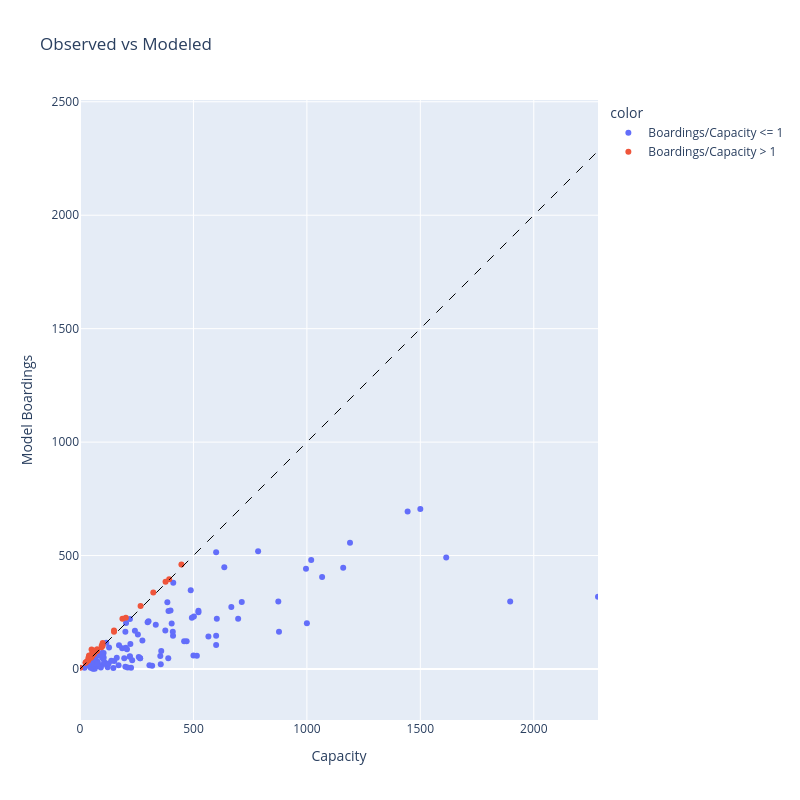

Notebook code cell kept with this figure:
### Code cell
df_with_stations['color'] = np.where(df_with_stations['Boardings/Capacity'] > 1, 'Boardings/Capacity > 1', 'Boardings/Capacity <= 1')

max_val = max(
    df_with_stations['Capacity'].replace([np.inf, -np.inf], np.nan).dropna().max(),
    df_with_stations['Model Boardings'].replace([np.inf, -np.inf], np.nan).dropna().max(),
    1,
)



fig = px.scatter(
    df_with_stations,
    x='Capacity',
    y='Model Boardings',
    title='Observed vs Modeled',
    hover_data={'name': True, 'Model Boardings': True, 'Capacity': True, 'Boardings/Capacity': ':.2f'},
    color='color',
)

fig.add_shape(
    type='line',
    x0=0,
    y0=0,
    x1=max_val,
    y1=max_val,
    line=dict(color='black', width=1, dash='dash'),
)

fig.update_layout(
    height=800,
    width=800,
    xaxis=dict(range=[0, max_val], scaleanchor='y', scaleratio=1),
    yaxis=dict(range=[0, max_val], scaleanchor='x', scaleratio=1),
)
fig.show()

### Figure 1 — Plotly figure (JSON) as saved in the notebook; plotly's stock layout.template omitted (floating-point values rounded to 4 significant figures; data arrays with more than 128 entries replaced by an {"elided": "..."} marker saying what was removed)
{"data": [{"customdata": {"elided": "112x2 mixed values"}, "hovertemplate": "color=Boardings/Capacity <= 1<br>Capacity=%{x}<br>Model Boardings=%{y}<br>name=%{customdata[0]}<br>Boardings/Capacity=%{customdata[1]:.2f}<extra></extra>", "legendgroup": "Boardings/Capacity <= 1", "marker": {"color": "#636efa", "symbol": "circle"}, "mode": "markers", "name": "Boardings/Capacity <= 1", "orientation": "v", "showlegend": true, "type": "scatter", "x": [390, 2283, 220, 1067, 302, 63, 996, 636, 600, 104, 522, 600, 107, 697, 306, 49, 20, 493, 75, 78, 44, 195, 200, 79, 515, 877, 358, 404, 713, 488, 122, 385, 128, 200, 30, 275, 1500, 186, 1614, 80, 785, 203, 470, 55, 334, 502, 242, 376, 603, 220, 459, 411, 1444, 500, 399, 48, 230, 874, 259, 255, 1896, 410, 667, 104, 202, 57, 62, 147, 103, 1190, 105, 318, 151, 80, 138, 96, 73, 65, 522, 68, 126, 116, 172, 389, 409, 298, 225, 265, 92, 1019, 356, 600, 354, 33, 1000, 207, 57, 210, 47, 566, 219, 222, 74, 74, 265, 170, 97, 75, 52, 49, 1160, 162], "xaxis": "x", "y": [256, 318, 56, 406, 211, 34, 442, 448, 147, 52, 257, 106, 31, 221, 16, 22, 5, 226, 13, 32, 28, 47, 10, 24, 58, 164, 79, 200, 295, 347, 8, 294, 95, 164, 15, 126, 705, 92, 491, 17, 519, 203, 122, 32, 195, 231, 169, 170, 222, 220, 122, 380, 694, 59, 258, 48, 39, 298, 53, 152, 297, 147, 273, 71, 94, 1, 36, 4, 45, 556, 22, 14, 35, 12, 36, 71, 56, 1, 250, 54, 24, 116, 105, 47, 164, 206, 5, 47, 7, 480, 21, 515, 57, 23, 202, 87, 3, 7, 5, 143, 54, 110, 23, 66, 47, 17, 51, 61, 21, 49, 446, 50], "yaxis": "y"}, {"customdata": [["Overlake Transit Center", 1.043], ["Roy 'Y' P&R", 1.15], ["Parkland Transit Center", 1.065], ["Tacoma Mall Transit Center", 6], ["Sultan P&R", 1.028], ["Holy Spirit Lutheran Church", 1.475], ["Tukwila", 1.041], ["Mercer Island P&R", 1.031], ["Newport Hills Community Church", 1.324], ["Newport Covenant Church", 1.053], ["Evergreen Point P&R", 1.686], ["Grace Lutheran Church", 1.22], ["Bethel Lutheran", 1.375], ["Redmond P&R", 1.021], ["Saint Thomas Episcopal", 1.042], ["Bethany Bible Church", 1.147], ["Olson & Meyers", 1.02], ["Spokane Street P&R", 1.236], ["Shoreline", 1.008], ["Bethesda Lutheran", 1.1], ["Arlington P&R", 1.16], ["Bainbridge Island Ferry", 1.182], ["Aurora Village TC", 1.119], ["Saint Margaret's Episcopal", 1.234], ["Smokey Pt. Church", 1.24], ["Korean Presby. P&R", 1.12], ["TCC P&R", 1.011], ["Martha Lake Covenant Church", 1.147], ["Renton City Municipal Garage", 1.133], ["Renton Transit Center", 1.093], ["City View Church", 1.083], ["Sammamish Lutheran P&R", 1.056], ["Kennydale United Methodist Church", 1.06]], "hovertemplate": "color=Boardings/Capacity > 1<br>Capacity=%{x}<br>Model Boardings=%{y}<br>name=%{customdata[0]}<br>Boardings/Capacity=%{customdata[1]:.2f}<extra></extra>", "legendgroup": "Boardings/Capacity > 1", "marker": {"color": "#EF553B", "symbol": "circle"}, "mode": "markers", "name": "Boardings/Capacity > 1", "orientation": "v", "showlegend": true, "type": "scatter", "x": [323, 100, 62, 1, 36, 40, 267, 447, 37, 75, 51, 50, 40, 377, 48, 75, 100, 55, 393, 30, 25, 187, 202, 64, 50, 25, 95, 75, 150, 150, 96, 54, 50], "xaxis": "x", "y": [337, 115, 66, 6, 37, 59, 278, 461, 49, 79, 86, 61, 55, 385, 50, 86, 102, 68, 396, 33, 29, 221, 226, 79, 62, 28, 96, 86, 170, 164, 104, 57, 53], "yaxis": "y"}], "layout": {"height": 800, "legend": {"title": {"text": "color"}, "tracegroupgap": 0}, "shapes": [{"line": {"color": "black", "dash": "dash", "width": 1}, "type": "line", "x0": 0, "x1": 2283, "y0": 0, "y1": 2283}], "title": {"text": "Observed vs Modeled"}, "width": 800, "xaxis": {"anchor": "y", "domain": [0, 1], "range": [0, 2283], "scaleanchor": "y", "scaleratio": 1, "title": {"text": "Capacity"}}, "yaxis": {"anchor": "x", "domain": [0, 1], "range": [0, 2283], "scaleanchor": "x", "scaleratio": 1, "title": {"text": "Model Boardings"}}}}
